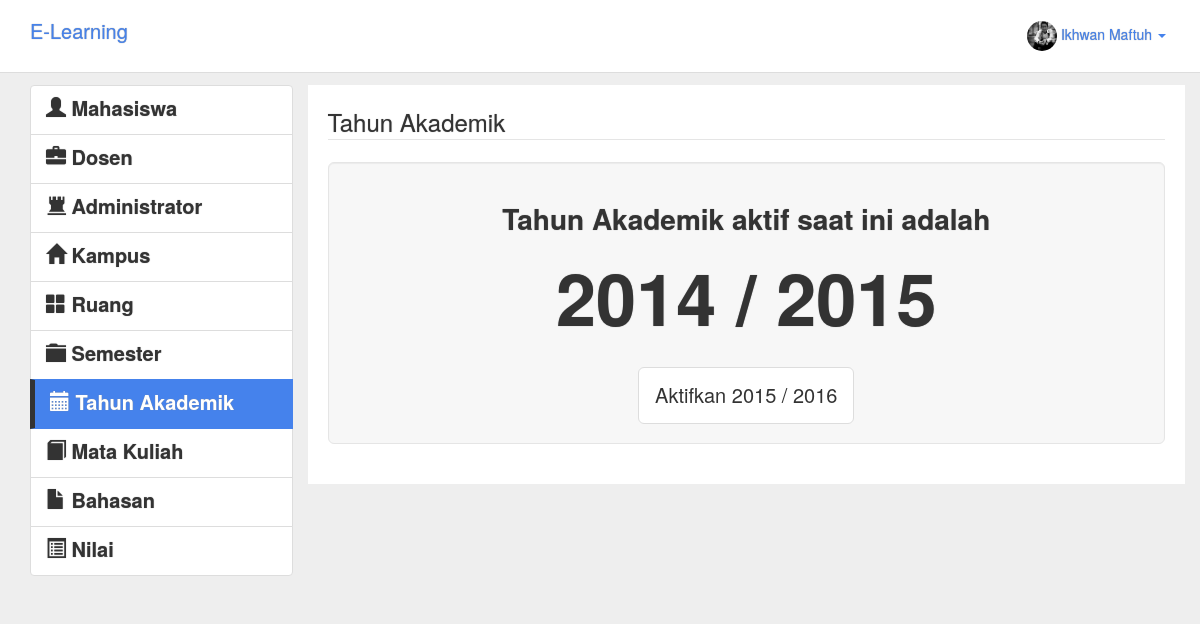
The page /admin/tahunakademik/index.php (signed in) on the database its author committed.
### tables this page shows
CREATE TABLE IF NOT EXISTS `tahunakademik` (
  `TAHUNAKADEMIK_ID` int(11) NOT NULL,
  `TAHUNAKADEMIK_STRING` varchar(9) DEFAULT NULL,
  `TAHUNAKADEMIK_STATUS` enum('Aktif','Tidak Aktif','Belum Aktif') DEFAULT NULL
);

### admin/tahunakademik/index.php (the view, shortened to what this page needs)
<?php
if ($_SESSION["level"]== "Admin") {
?>
<!DOCTYPE HTML>
<html>
	<head>
		<link rel="stylesheet" type="text/css" href="../../css/lumen.css">
	</head>
	<body style="padding-top:85px;text-shadow: 0px 0px 1px #909090 !important;background:#eee;">
		<div class="container">
			<div class="row clearfix">
				<header class="navbar navbar-inverse navbar-fixed-top bs-docs-nav" role="banner" style="">
				  <div class="container">
				    <div class="navbar-header" style="">
				      	<a href="../" class="navbar-brand">E-Learning</a>
				    </div>
				    <nav class="collapse navbar-collapse bs-navbar-collapse" role="navigation" >
				      <ul class="nav navbar-nav navbar-right">
					    <li class="dropdown">
					      <a href="#" class="dropdown-toggle" data-toggle="dropdown"><span><img src="<?php echo $_SESSION['gambar']; ?>" class="img-circle" width="30" height="30"></span> <?php echo $_SESSION["nama"]; ?> <b class="caret"></b></a>
					    </li>
				      </ul>
				    </nav>
				  </div>
				</header>
			</div>
		</div>
		<div class="container" style="">
			<div class="row">
				<div class="col-md-3 col-xs-12">
					<div class="list-group">
					  <a href="../mahasiswa" class="list-group-item">
					    <h4 class="list-group-item-heading"><span class="glyphicon glyphicon-user"></span> Mahasiswa</h4>					  </a>
					  <a href="../dosen" class="list-group-item">
					    <h4 class="list-group-item-heading"><span class="glyphicon glyphicon-briefcase"></span> Dosen</h4>
					  </a>
					  <a href="../administrator" class="list-group-item">
					    <h4 class="list-group-item-heading"><span class="glyphicon glyphicon-tower"></span> Administrator</h4>
					  </a>
					  <a href="../kampus" class="list-group-item">
					    <h4 class="list-group-item-heading"><span class="glyphicon glyphicon-home"></span> Kampus</h4>
					  </a>
					  <a href="../ruang" class="list-group-item">
					    <h4 class="list-group-item-heading"><span class="glyphicon glyphicon-th-large"></span> Ruang</h4>
					  </a>
					  <a href="../semester" class="list-group-item">
					    <h4 class="list-group-item-heading"><span class="glyphicon glyphicon-folder-close"></span> Semester</h4>
					  </a>
					  <a href="#" class="list-group-item active" style="border-left:5px #333 solid;">
					    <h4 class="list-group-item-heading"><span class="glyphicon glyphicon-calendar"></span> Tahun Akademik</h4>
					  </a>
					  <a href="../matakuliah" class="list-group-item">
					    <h4 class="list-group-item-heading"><span class="glyphicon glyphicon-book"></span> Mata Kuliah</h4>
					  </a>
					  <a href="../bahasan" class="list-group-item">
					    <h4 class="list-group-item-heading"><span class="glyphicon glyphicon-file"></span> Bahasan</h4>
					  </a>
					  <a href="../nilai" class="list-group-item">
					    <h4 class="list-group-item-heading"><span class="glyphicon glyphicon-list-alt"></span> Nilai</h4>
					  </a>
					</div>
				</div>
				<div class="col-md-9 col-xs-12" style="background:#fff;padding:20px;">
					<legend>Tahun Akademik</legend>
					<div class="jumbotron well">
						<center><h3>Tahun Akademik aktif saat ini adalah</h3>
								<h1><?php $ak 	= mysql_query("SELECT * FROM tahunakademik WHERE tahunakademik_status='Aktif'");
										  $dak	= mysql_fetch_array($ak);
										  $t = $dak['TAHUNAKADEMIK_ID'];
										  $tt = $dak['TAHUNAKADEMIK_ID']+1;
										  $ttt = $dak['TAHUNAKADEMIK_ID']+2;
										  echo $t." / ".$tt;
								 ?></h1>
								 <br>
								 <form method="POST" action="">
								 <input type="submit" name="aktifkan" class="btn btn-default btn-lg" value="Aktifkan <?php echo $tt.' / '.$ttt; ?>">
								</form>
						</center>
					</div>
				</div>
			</div>
		</div>
	</body>
</html>
<?php
	}
else{
	header("location:../../login");
}
?>

### rows shown on the page
tahunakademik: TAHUNAKADEMIK_ID "2014", TAHUNAKADEMIK_ID "2015", aktifkan "Aktifkan 2015 / 2016"

### other values the page prints
$_SESSION["nama"] "Ikhwan Maftuh"
